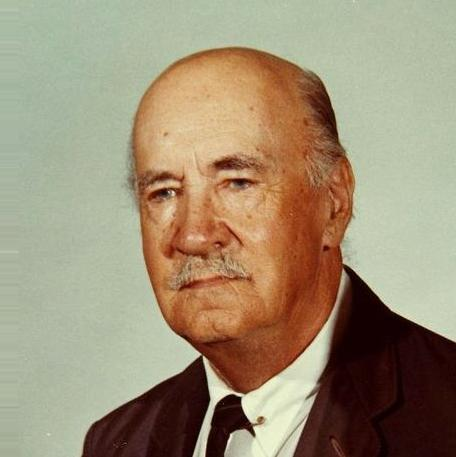
#> input picture train_faces/m/199513_1889-05-25_1950.jpg, 456 x 457 px, found by its file name
$ python main.py   (older library calls are emulated)
#> lines starting #> are read from the running program, lines starting #| are printed output that depends on the picture
### src/gender_recognition.py
import os
from PIL import Image
import numpy as np
from sklearn.decomposition import FastICA
from sklearn import svm
from image_preparation import crop_face

class GenderRegocnition:

    predictionMethod = "ica"

    # [55 lines left out: function evaluateAndCountGenders, not called in this run]


    def loadTrainingImages(self, prefix, imgs, targets, imgDir="../train_faces"):
#> called with prefix = 'm', imgDir = 'train_faces'
        imgDirPath = imgDir + "/" + prefix

        try:
            imgPaths = os.listdir(imgDirPath)

            for imgPath in imgPaths:
                imgFullPath = "%s/%s" % (imgDirPath, imgPath)
                img = crop_face(Image.open(imgFullPath).convert('RGB'), offset_pct=(0.3,0.3))
#> in crop_face, `width, height = image.size`: width = 456; height = 457
#> in crop_face, `pixelsToCropTopBottom = int(height*offset_pct[1])`: pixelsToCropTopBottom = 137
#> in crop_face, `pixelsToCropLeftRight = int(width*offset_pct[0])`: pixelsToCropLeftRight = 136
#> in crop_face, `upperPixel = pixelsToCropTopBottom`: upperPixel = 137
#> in crop_face, `rightPixel = width - pixelsToCropLeftRight`: rightPixel = 320
#> in crop_face, `image = image.crop((leftPixel, upperPixel, rightPixel, lowerPixel))`:
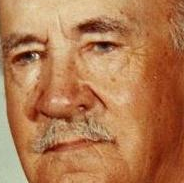
#> image: PIL image 184x183 RGB; mean R, G, B 178.9, 121.4, 79.1
#> in crop_face, `resizeDim = (crop[0], crop[1])`: resizeDim = (150, 150)
#> call 2 of loadTrainingImages, with prefix = 'f', imgDir = 'train_faces'
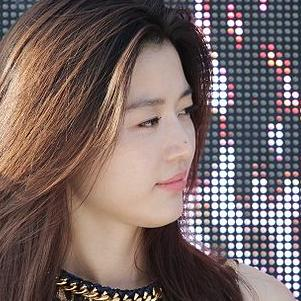
#> input picture train_faces/f/1128817_1981-10-30_2012.jpg, 301 x 301 px, found by its file name
#> call 2 of crop_face, with offset_pct = (0.3, 0.3), crop = (150, 150)
#> in crop_face (call 2), `width, height = image.size`: width = 301
#> in crop_face (call 2), `pixelsToCropTopBottom = int(height*offset_pct[1])`: pixelsToCropTopBottom = 90
#> in crop_face (call 2), `rightPixel = width - pixelsToCropLeftRight`: rightPixel = 211
#> in crop_face (call 2), `image = image.crop((leftPixel, upperPixel, rightPixel, lowerPixel))`:
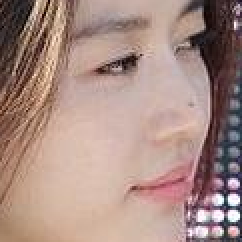
#> image: PIL image 121x121 RGB (shown 2 times larger); mean R, G, B 168.2, 140.2, 131.7
#> in crop_face (call 2), `image = image.resize(resizeDim, Image.ANTIALIAS)`:
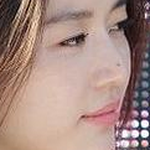
#> image: PIL image 150x150 RGB; mean R, G, B 168.2, 140.2, 131.7
                imgs.append(np.array(img).flatten())
                targets.append(prefix)
#> pass 2 of the loop in loadTrainingImages, `for imgPath in imgPaths:`:
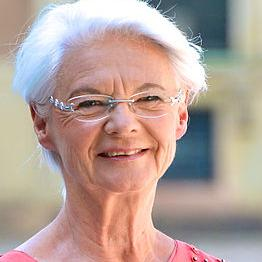
#> input picture train_faces/f/17583809_1950-09-15_2013.jpg, 262 x 262 px, found by its file name
#> width = 262
#> pixelsToCropTopBottom = 78
#> rightPixel = 184
#> in crop_face (call 3), `image = image.crop((leftPixel, upperPixel, rightPixel, lowerPixel))`:
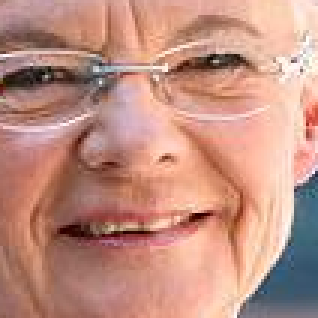
#> image: PIL image 106x106 RGB (shown 3 times larger); mean R, G, B 193.3, 143.7, 129.2
#> in crop_face (call 3), `image = image.resize(resizeDim, Image.ANTIALIAS)`:
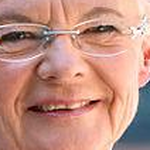
#> image: PIL image 150x150 RGB; mean R, G, B 193.2, 143.7, 129.2
#> pass 3 of the loop in loadTrainingImages, `for imgPath in imgPaths:`:
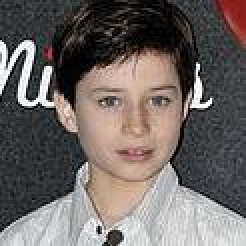
#> input picture train_faces/f/27577409_1999-10-02_2009.jpg, 123 x 123 px, found by its file name (shown 2 times larger)
#> width = 123
#> pixelsToCropTopBottom = 36
#> rightPixel = 87
#> in crop_face (call 4), `image = image.crop((leftPixel, upperPixel, rightPixel, lowerPixel))`:
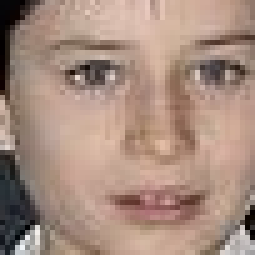
#> image: PIL image 51x51 RGB (shown 5 times larger); mean R, G, B 167, 140.5, 126.9
#> in crop_face (call 4), `image = image.resize(resizeDim, Image.ANTIALIAS)`:
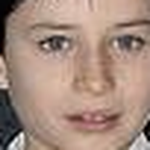
#> image: PIL image 150x150 RGB; mean R, G, B 167, 140.5, 126.9

        except os.error as e:
            print(e)

    def getIcaAndClassifier(self, imgs, targets, componentsCnt):
        # Calc ICA
        ica = FastICA(n_components=componentsCnt, whiten=True)
#> (the run stopped early here; a loop or call above may not have finished)
